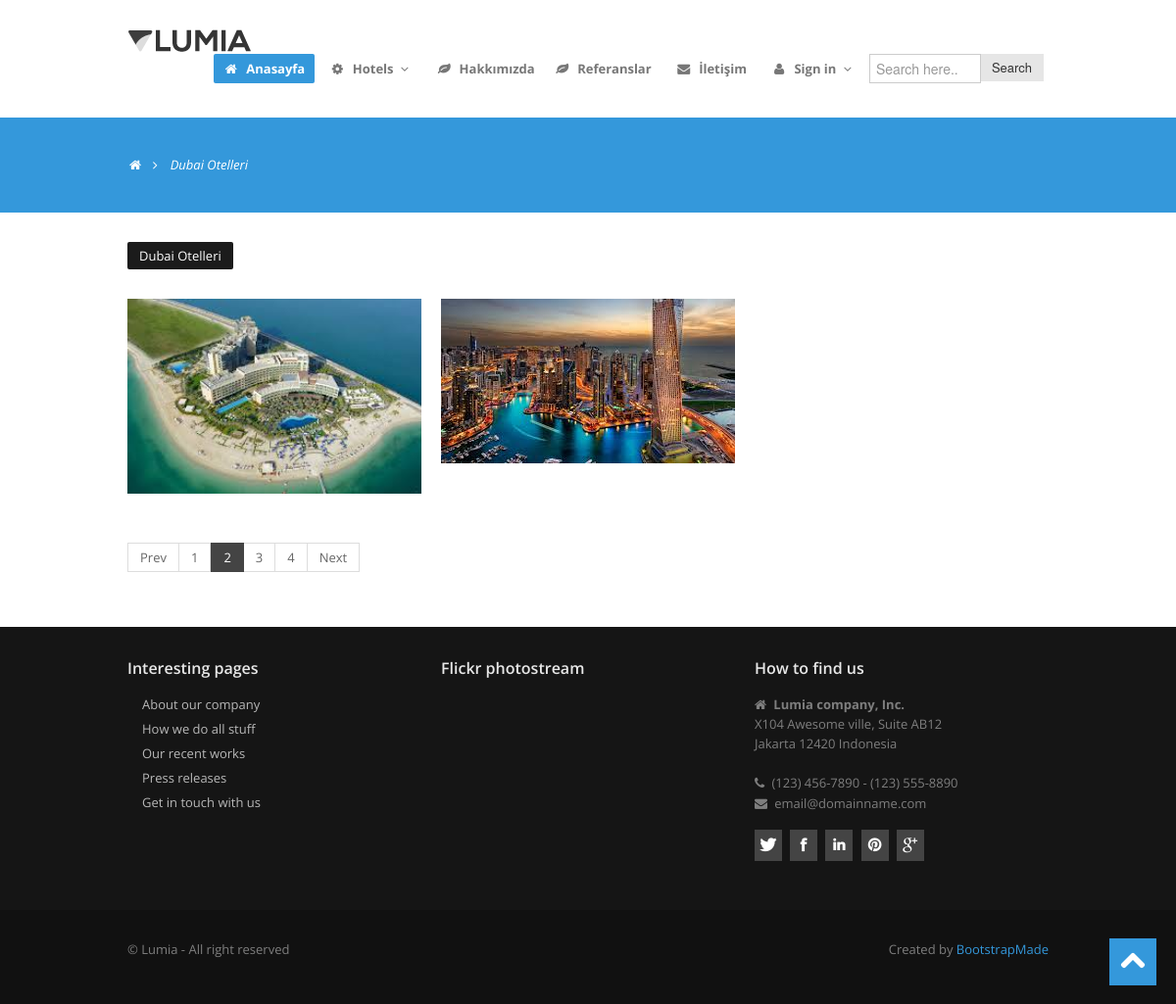
The page /category/14/Dubai-Otelleri/ on the database its author committed.
### product/models.py (models this page shows, shortened)
class Category(MPTTModel):
    STATUS = (
        ('True', 'Evet'),
        ('False', 'Hayır'),
    )
    title = models.CharField(max_length=100)
    keywords = models.CharField(blank=True, max_length=255)
    description = models.CharField(blank=True, max_length=255)
    image = models.ImageField(blank=True, upload_to='images/')
    status = models.CharField(max_length=10, choices=STATUS)
    slug = models.SlugField(null=False,unique=True)
    parent = TreeForeignKey('self', blank=True, null=True, related_name='children', on_delete=models.CASCADE)
    create_at = models.DateTimeField(auto_now_add=True)
    update_at = models.DateTimeField(auto_now=True)
    class MPTTMeta:
        order_insertion_by = ['title']
    def image_tag(self):
        return mark_safe('<img src="{}" height="50"/>'.format(self.image.url))
    image_tag.short_description = 'Image'

class Product(models.Model):
    STATUS = (
        ('True', 'Evet'),
        ('False', 'Hayır'),
    )
    category = models.ForeignKey(Category, on_delete=models.CASCADE)  # Relation with category table
    title = models.CharField(max_length=150)
    keywords = models.CharField(blank=True, max_length=255)
    description = models.CharField(blank=True, max_length=255)
    image = models.ImageField(blank=True, upload_to='images/')
    star = models.IntegerField()
    address = models.CharField(blank=True,max_length=100)
    phone = models.CharField(blank=True, max_length=20)
    fax = models.CharField(blank=True, max_length=20)
    email = models.CharField(blank=True, max_length=50)
    city = models.CharField(blank=True, max_length=50)
    country = models.CharField(blank=True, max_length=50)
    detail = RichTextUploadingField()
    slug = models.SlugField(null=False,unique=True)
    status = models.CharField(max_length=10, choices=STATUS)
    create_at = models.DateTimeField(auto_now_add=True)
    update_at = models.DateTimeField(auto_now=True)
    def image_tag(self):
        return mark_safe('<img src="{}" height="50"/>'.format(self.image.url))
    image_tag.short_description = 'Image'

### home/views.py (the view)
# urls.py: path('category/<int:id>/<slug:slug>/', views.category_products, name='category_products'),
def category_products(request,id,slug):
    category = Category.objects.all()
    categorydata = Category.objects.get(pk=id)
    products = Product.objects.filter(category_id=id)
    context = {'products': products,
                'category': category,
                'categorydata': categorydata}
    return render(request,'products.html',context)

### home/templates/products.html (shortened to what this page needs)
{% extends "homebase.html" %}
{% load static %}
{% block content %}
    <section id="subintro">
        <div class="container">
            <div class="row">
                <div class="span8">
                    <ul class="breadcrumb">
                        <li><a href="/"><i class="icon-home"></i></a><i class="icon-angle-right"></i></li>
                        <li class="active">{{categorydata.title}}</li>
                    </ul>
                </div>
            </div>
        </div>
    </section>
   <section id="maincontent">
      <div class="container">
        <div class="row">
          <div class="span12">
            <ul class="filter">
              <li class="all active"><a href="#" class="btn">{{categorydata.title}}</a></li>
            </ul>
          </div>
        </div>
        <div class="row">
          <ul class="portfolio-area da-thumbs">
        {% for rs in products%}
            <li class="portfolio-item" data-id="id-0" data-type="web">
              <div class="span4">
                <div class="thumbnail">
                  <div class="image-wrapp">
                    <img src="{{ rs.image.url }}" alt="Portfolio name" title="" />
                  </div>
                </div>
              </div>
            </li>
        {% endfor %}
          </ul>
        </div>
        <div class="row">
          <div class="span12">
            <div class="pagination">
              <ul>
                <li><a href="#">Prev</a></li>
                <li><a href="#">1</a></li>
                <li class="active"><a href="#">2</a></li>
                <li><a href="#">3</a></li>
                <li><a href="#">4</a></li>
                <li><a href="#">Next</a></li>
              </ul>
            </div>
          </div>
        </div>
      </div>
    </section>
{% endblock %}

### home/static/assets/css/style.css (style rules this page uses)
.row { margin-bottom:30px; }
#maincontent { z-index:1000; margin-top:0px; }
section#subintro { width: 100%; color: #fff; height:auto; margin: 0 auto; padding: 0; margin-bottom:30px; }
ul.filter { list-style:none; margin-left:0; }
ul.filter li { float:left; margin-right:10px; }
ul.filter li.active a { text-shadow:none; color:#fff; background: #1b1b1b; }
.portfolio-area { float: left; width:100%; margin:0; padding:0; }
.portfolio-area li { float: left; list-style:none; margin:0 0 20px 0; padding:0; }
.portfolio-area li div { margin-bottom:10px; }
.portfolio-area .thumbnail, .portfolio-home .thumbnail { display: block; padding:0; border:none; }
.portfolio-area .image-wrapp, .portfolio-home .image-wrapp { position:relative; padding:0; overflow:hidden; border:nonw; }
.portfolio-area .image-wrapp img, .portfolio-home .image-wrapp img { margin:0; padding:0; }
.da-thumbs li { overflow: hidden; display: block; position: relative; margin:0; padding:0; }
.da-thumbs li img { width:100%; display: block; position: relative; overflow: hidden; }
.pagination { margin-top:0; }
.pagination ul li a { color:#666; }
.pagination ul li.active a { background:#444; color:#fff; border:1px solid #444; }
[class^="icon-"], [class*=" icon-"] { float:none; }
[class^="icon-"], [class*=" icon-"] { margin-top: 1px; margin-right: .3em; }
#subintro .breadcrumb { margin:30px 0 0; background:none; }
#subintro ul.breadcrumb li { margin-bottom:0; padding-bottom:0; color:#fff; font-style:italic; }
#subintro ul.breadcrumb li a { color:#fff; }
.breadcrumb > li { display: inline-block; *display: inline; line-height:1.6em; *zoom: 1; }

### home/static/assets/color/default.css (style rules this page uses)
a { color: #3498db; }
section#subintro { background: #3498db; }

### home/static/assets/css/overwrite.css (style rules this page uses)
img { max-width: 100%; width: auto\9; height: auto; vertical-align: middle; border: 0; -ms-interpolation-mode: bicubic; }
body { margin: 0; font-family:'Open Sans', Arial, sans-serif; font-size: 13px; line-height: 1.6em; color: #666; background-color: #ffffff; }
a { color: #0088cc; text-decoration: none; }
.btn { display: inline-block; *display: inline; *zoom: 1; padding: 4px 12px; margin-bottom: 0; font-size: 13px; line-height: 20px; text-align: center; vertical-align: middle; cursor: pointer; color: #333333; text-shadow: none; background-color: #e6e6e6; background-image:none; border:none; *border: 0; *margin-left: .3em; -webkit-box-shadow: none; -moz-box-shadow: none; box-shadow: none; -webkit-border-radius: 2px; -moz-border-radius: 2px; border-radius: 2px; }
.btn:first-child { *margin-left: 0; }
.breadcrumb { padding: 8px 0; background-color: #fff; -webkit-border-radius: 0; -moz-border-radius: 0; border-radius: 0; }
.breadcrumb > li { text-shadow: none; }
.pagination ul { -webkit-border-radius: 0; -moz-border-radius: 0; border-radius: 0; -webkit-box-shadow: none; -moz-box-shadow: none; box-shadow: none; }
.pagination ul > li:first-child > a, .pagination ul > li:first-child > span { -webkit-border-top-left-radius: 0; -moz-border-radius-topleft: 0; border-top-left-radius: 0; -webkit-border-bottom-left-radius: 0; -moz-border-radius-bottomleft: 0; border-bottom-left-radius: 0; }
.pagination ul > li:last-child > a, .pagination ul > li:last-child > span { -webkit-border-top-right-radius: 0; -moz-border-radius-topright: 0; border-top-right-radius: 0; -webkit-border-bottom-right-radius: 0; -moz-border-radius-bottomright: 0; border-bottom-right-radius: 0; }
.thumbnail { -webkit-border-radius: 0; -moz-border-radius: 0; border-radius: 0; -webkit-box-shadow: none; -moz-box-shadow: none; box-shadow: none; }

### rows shown on the page
Category: title "Dubai Otelleri"
Product: image (picture)
Product: image (picture)
